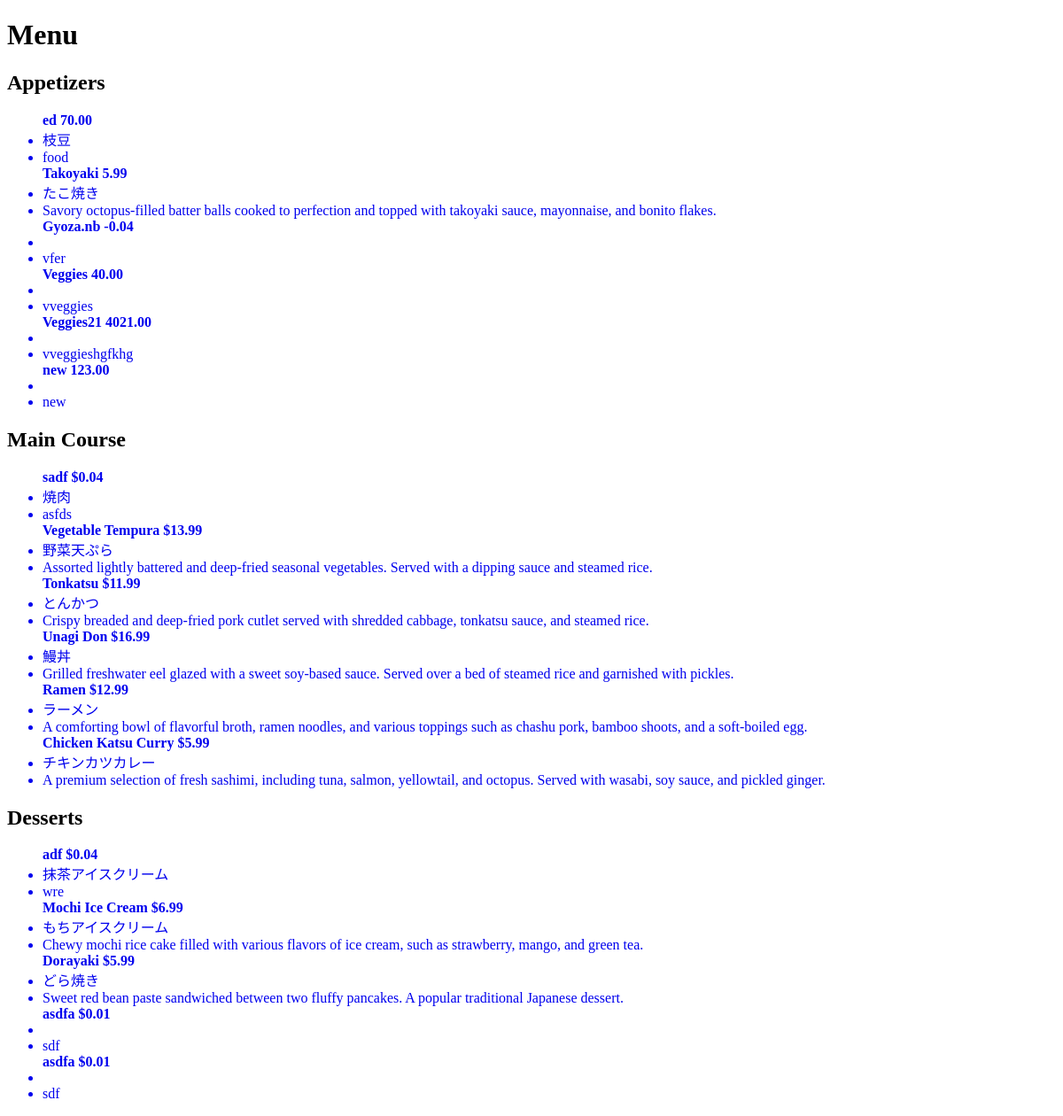
The page /seed/ on the database as committed earlier.
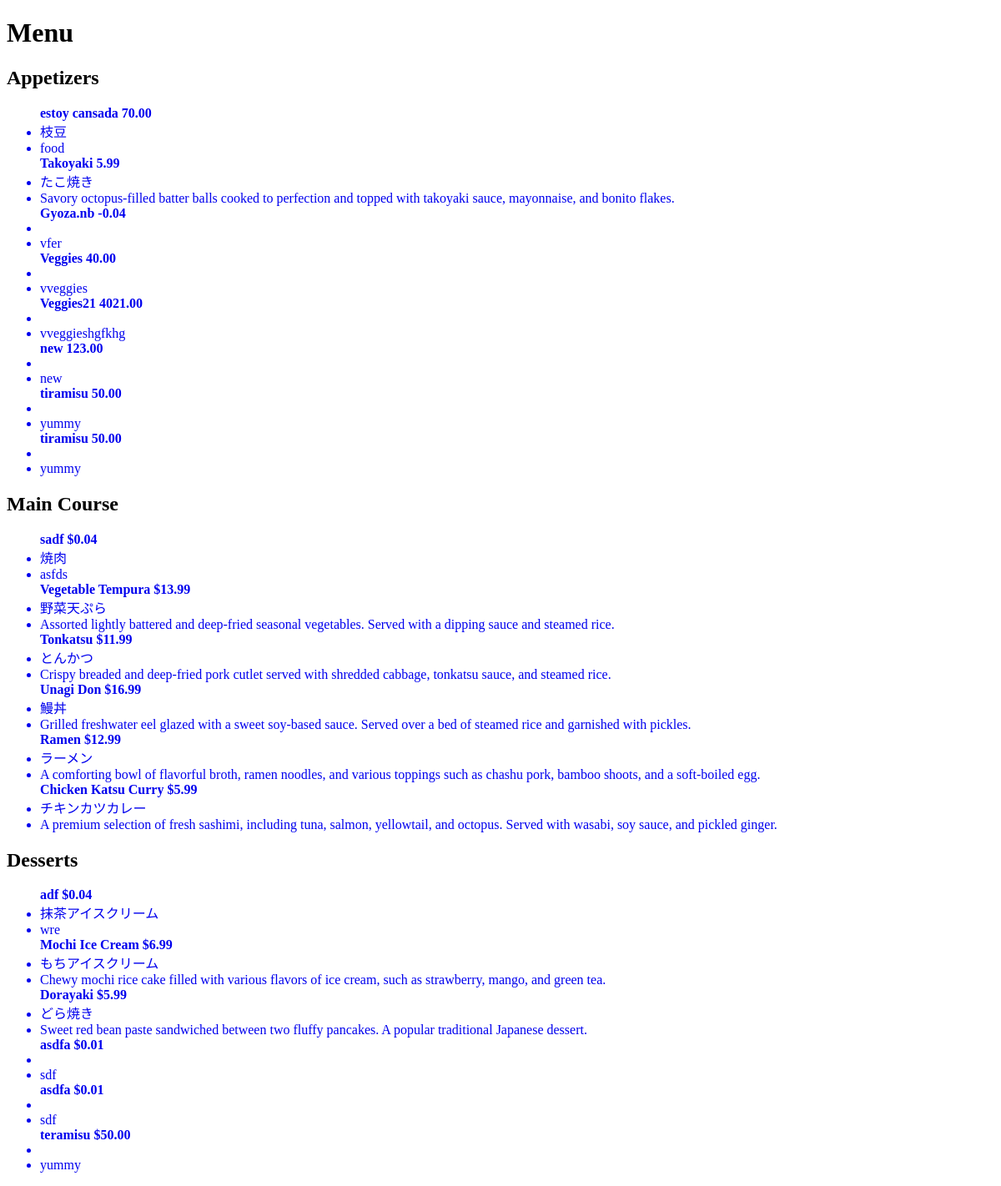
The same page on the database as committed later.
### menu_app/models.py (models this page shows, shortened)
class Appetizer(models.Model):
    type = models.CharField(max_length=100)
    name = models.CharField(max_length=100)
    japanese_name = models.CharField(max_length=100)
    price = models.DecimalField(max_digits=10, decimal_places=2)
    description = models.CharField(max_length=100)

class MainCourse(models.Model):
    type = models.CharField(max_length=100)
    name = models.CharField(max_length=100)
    japanese_name = models.CharField(max_length=100)
    price = models.DecimalField(max_digits=10, decimal_places=2)
    description = models.CharField(max_length=100)

class Dessert(models.Model):
    type = models.CharField(max_length=100)
    name = models.CharField(max_length=100)
    japanese_name = models.CharField(max_length=100)
    price = models.DecimalField(max_digits=10, decimal_places=2)
    description = models.CharField(max_length=100)

### menu_app/views.py (the view, shortened to what this page needs)
# urls.py: path('seed/', seed),
def seed(request):
  all_appetizers = Appetizer.objects.all()
  all_main_course = MainCourse.objects.all()
  all_desserts = Dessert.objects.all()
  return render(request, 'food_type.html', {'appetizers': all_appetizers, 'main_course': all_main_course, 'desserts': all_desserts})

### menu_app/templates/food_type.html (shortened to what this page needs)
<!DOCTYPE html>
<html lang="en">
  <head>
  </head>
  <body>
    <h1>Menu</h1>
    <h2>Appetizers</h2>
    <ul>
      {% for appetizer in appetizers %}
      <a
        style="text-decoration: none"
        href="{% url 'appetizer_item' appetizer.id %}"
      >
        <b>{{ appetizer.name }} {{ appetizer.price }}</b>
        <li>{{ appetizer.japanese_name }}</li>
        <li>{{ appetizer.description }}</li>
      </a>
      {% endfor %}
    </ul>
    <h2>Main Course</h2>
    <ul>
      {% for main in main_course %}
      <a style="text-decoration: none" href="{% url 'main_item' main.id %}">
        <b>{{ main.name }} ${{ main.price }}</b>
        <li>{{ main.japanese_name }}</li>
        <li>{{ main.description }}</li>
      </a>
      {% endfor %}
    </ul>
    <h2>Desserts</h2>
    <ul>
      {% for dessert in desserts %}
      <a
        style="text-decoration: none"
        href="{% url 'dessert_item' dessert.id %}"
      >
        <b>{{ dessert.name }} ${{ dessert.price }}</b>
        <li>{{ dessert.japanese_name }}</li>
        <li>{{ dessert.description }}</li>
      </a>
      {% endfor %}
    </ul>
  </body>
</html>

Rows that differ between the two databases and show on the page:
changed Appetizer "枝豆": name "ed" → "estoy cansada"
added Appetizer: name "tiramisu", price "50.00", description "yummy"
added Appetizer: name "tiramisu", price "50.00", description "yummy"
added Dessert: name "teramisu", price "50.00", description "yummy"
